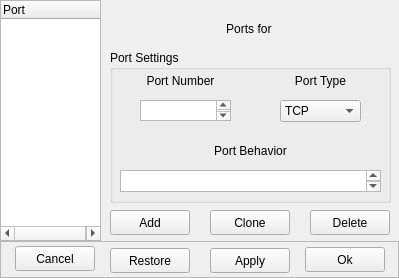
<?xml version="1.0" encoding="UTF-8"?>
<ui version="4.0">
 <class>portPopupClass</class>
 <widget class="QMainWindow" name="portPopupClass">
  <property name="geometry">
   <rect>
    <x>0</x>
    <y>0</y>
    <width>399</width>
    <height>278</height>
   </rect>
  </property>
  <property name="windowTitle">
   <string>Port Settings</string>
  </property>
  <widget class="QWidget" name="centralwidget">
   <widget class="QTreeWidget" name="portTreeWidget">
    <property name="geometry">
     <rect>
      <x>0</x>
      <y>0</y>
      <width>101</width>
      <height>241</height>
     </rect>
    </property>
    <property name="sortingEnabled">
     <bool>false</bool>
    </property>
    <attribute name="headerDefaultSectionSize">
     <number>97</number>
    </attribute>
    <attribute name="headerStretchLastSection">
     <bool>false</bool>
    </attribute>
    <attribute name="headerDefaultSectionSize">
     <number>97</number>
    </attribute>
    <attribute name="headerStretchLastSection">
     <bool>false</bool>
    </attribute>
    <column>
     <property name="text">
      <string>Port</string>
     </property>
    </column>
   </widget>
   <widget class="QLabel" name="nameLabel">
    <property name="geometry">
     <rect>
      <x>110</x>
      <y>15</y>
      <width>281</width>
      <height>27</height>
     </rect>
    </property>
    <property name="text">
     <string>Ports for </string>
    </property>
    <property name="alignment">
     <set>Qt::AlignCenter</set>
    </property>
   </widget>
   <widget class="QGroupBox" name="portGroupBox">
    <property name="geometry">
     <rect>
      <x>110</x>
      <y>50</y>
      <width>281</width>
      <height>153</height>
     </rect>
    </property>
    <property name="title">
     <string>Port Settings</string>
    </property>
    <widget class="QComboBox" name="typeComboBox">
     <property name="geometry">
      <rect>
       <x>170</x>
       <y>50</y>
       <width>81</width>
       <height>22</height>
      </rect>
     </property>
     <item>
      <property name="text">
       <string>TCP</string>
      </property>
     </item>
     <item>
      <property name="text">
       <string>UDP</string>
      </property>
     </item>
    </widget>
    <widget class="QLabel" name="portTypeLabel">
     <property name="geometry">
      <rect>
       <x>170</x>
       <y>20</y>
       <width>81</width>
       <height>22</height>
      </rect>
     </property>
     <property name="text">
      <string>Port Type</string>
     </property>
     <property name="alignment">
      <set>Qt::AlignCenter</set>
     </property>
    </widget>
    <widget class="QLabel" name="portBehaviorLabel">
     <property name="geometry">
      <rect>
       <x>80</x>
       <y>90</y>
       <width>121</width>
       <height>22</height>
      </rect>
     </property>
     <property name="text">
      <string>Port Behavior</string>
     </property>
     <property name="alignment">
      <set>Qt::AlignCenter</set>
     </property>
    </widget>
    <widget class="QTextEdit" name="behaviorEdit">
     <property name="geometry">
      <rect>
       <x>10</x>
       <y>120</y>
       <width>261</width>
       <height>22</height>
      </rect>
     </property>
     <property name="html">
      <string>&lt;!DOCTYPE HTML PUBLIC &quot;-//W3C//DTD HTML 4.0//EN&quot; &quot;http://www.w3.org/TR/REC-html40/strict.dtd&quot;&gt;
&lt;html&gt;&lt;head&gt;&lt;meta name=&quot;qrichtext&quot; content=&quot;1&quot; /&gt;&lt;style type=&quot;text/css&quot;&gt;
p, li { white-space: pre-wrap; }
&lt;/style&gt;&lt;/head&gt;&lt;body style=&quot; font-family:'Sans Serif'; font-size:9pt; font-weight:400; font-style:normal;&quot;&gt;
&lt;table border=&quot;0&quot; style=&quot;-qt-table-type: root; margin-top:4px; margin-bottom:4px; margin-left:4px; margin-right:4px;&quot;&gt;
&lt;tr&gt;
&lt;td style=&quot;border: none;&quot;&gt;
&lt;p style=&quot;-qt-paragraph-type:empty; margin-top:0px; margin-bottom:0px; margin-left:0px; margin-right:0px; -qt-block-indent:0; text-indent:0px;&quot;&gt;&lt;/p&gt;
&lt;p style=&quot;-qt-paragraph-type:empty; margin-top:0px; margin-bottom:0px; margin-left:0px; margin-right:0px; -qt-block-indent:0; text-indent:0px;&quot;&gt;&lt;/p&gt;
&lt;p style=&quot;-qt-paragraph-type:empty; margin-top:0px; margin-bottom:0px; margin-left:0px; margin-right:0px; -qt-block-indent:0; text-indent:0px;&quot;&gt;&lt;/p&gt;
&lt;p style=&quot;-qt-paragraph-type:empty; margin-top:0px; margin-bottom:0px; margin-left:0px; margin-right:0px; -qt-block-indent:0; text-indent:0px;&quot;&gt;&lt;/p&gt;&lt;/td&gt;&lt;/tr&gt;&lt;/table&gt;&lt;/body&gt;&lt;/html&gt;</string>
     </property>
    </widget>
    <widget class="QLabel" name="portNumberLabel">
     <property name="geometry">
      <rect>
       <x>30</x>
       <y>20</y>
       <width>81</width>
       <height>22</height>
      </rect>
     </property>
     <property name="text">
      <string>Port Number</string>
     </property>
     <property name="alignment">
      <set>Qt::AlignCenter</set>
     </property>
    </widget>
    <widget class="QTextEdit" name="portNumberEdit">
     <property name="geometry">
      <rect>
       <x>30</x>
       <y>50</y>
       <width>91</width>
       <height>21</height>
      </rect>
     </property>
     <property name="html">
      <string>&lt;!DOCTYPE HTML PUBLIC &quot;-//W3C//DTD HTML 4.0//EN&quot; &quot;http://www.w3.org/TR/REC-html40/strict.dtd&quot;&gt;
&lt;html&gt;&lt;head&gt;&lt;meta name=&quot;qrichtext&quot; content=&quot;1&quot; /&gt;&lt;style type=&quot;text/css&quot;&gt;
p, li { white-space: pre-wrap; }
&lt;/style&gt;&lt;/head&gt;&lt;body style=&quot; font-family:'Sans Serif'; font-size:9pt; font-weight:400; font-style:normal;&quot;&gt;
&lt;table border=&quot;0&quot; style=&quot;-qt-table-type: root; margin-top:4px; margin-bottom:4px; margin-left:4px; margin-right:4px;&quot;&gt;
&lt;tr&gt;
&lt;td style=&quot;border: none;&quot;&gt;
&lt;p style=&quot;-qt-paragraph-type:empty; margin-top:0px; margin-bottom:0px; margin-left:0px; margin-right:0px; -qt-block-indent:0; text-indent:0px;&quot;&gt;&lt;/p&gt;
&lt;p style=&quot;-qt-paragraph-type:empty; margin-top:0px; margin-bottom:0px; margin-left:0px; margin-right:0px; -qt-block-indent:0; text-indent:0px;&quot;&gt;&lt;/p&gt;
&lt;p style=&quot;-qt-paragraph-type:empty; margin-top:0px; margin-bottom:0px; margin-left:0px; margin-right:0px; -qt-block-indent:0; text-indent:0px;&quot;&gt;&lt;/p&gt;
&lt;p style=&quot;-qt-paragraph-type:empty; margin-top:0px; margin-bottom:0px; margin-left:0px; margin-right:0px; -qt-block-indent:0; text-indent:0px;&quot;&gt;&lt;/p&gt;&lt;/td&gt;&lt;/tr&gt;&lt;/table&gt;&lt;/body&gt;&lt;/html&gt;</string>
     </property>
    </widget>
   </widget>
   <widget class="QPushButton" name="addButton">
    <property name="geometry">
     <rect>
      <x>110</x>
      <y>210</y>
      <width>80</width>
      <height>25</height>
     </rect>
    </property>
    <property name="text">
     <string>Add</string>
    </property>
   </widget>
   <widget class="QPushButton" name="cloneButton">
    <property name="geometry">
     <rect>
      <x>210</x>
      <y>210</y>
      <width>80</width>
      <height>25</height>
     </rect>
    </property>
    <property name="text">
     <string>Clone</string>
    </property>
   </widget>
   <widget class="QPushButton" name="deleteButton">
    <property name="geometry">
     <rect>
      <x>310</x>
      <y>210</y>
      <width>80</width>
      <height>25</height>
     </rect>
    </property>
    <property name="text">
     <string>Delete</string>
    </property>
   </widget>
   <widget class="QFrame" name="frame">
    <property name="geometry">
     <rect>
      <x>0</x>
      <y>241</y>
      <width>399</width>
      <height>37</height>
     </rect>
    </property>
    <property name="frameShape">
     <enum>QFrame::StyledPanel</enum>
    </property>
    <property name="frameShadow">
     <enum>QFrame::Raised</enum>
    </property>
    <widget class="QPushButton" name="cancelButton">
     <property name="geometry">
      <rect>
       <x>15</x>
       <y>5</y>
       <width>80</width>
       <height>25</height>
      </rect>
     </property>
     <property name="text">
      <string>Cancel</string>
     </property>
    </widget>
    <widget class="QPushButton" name="okButton">
     <property name="geometry">
      <rect>
       <x>305</x>
       <y>6</y>
       <width>80</width>
       <height>25</height>
      </rect>
     </property>
     <property name="text">
      <string>Ok</string>
     </property>
    </widget>
    <widget class="QPushButton" name="defaultsButton">
     <property name="geometry">
      <rect>
       <x>110</x>
       <y>7</y>
       <width>80</width>
       <height>25</height>
      </rect>
     </property>
     <property name="text">
      <string>Restore</string>
     </property>
    </widget>
    <widget class="QPushButton" name="applyButton">
     <property name="geometry">
      <rect>
       <x>210</x>
       <y>7</y>
       <width>80</width>
       <height>25</height>
      </rect>
     </property>
     <property name="text">
      <string>Apply</string>
     </property>
    </widget>
   </widget>
  </widget>
 </widget>
 <layoutdefault spacing="6" margin="11"/>
 <resources/>
 <connections/>
</ui>
